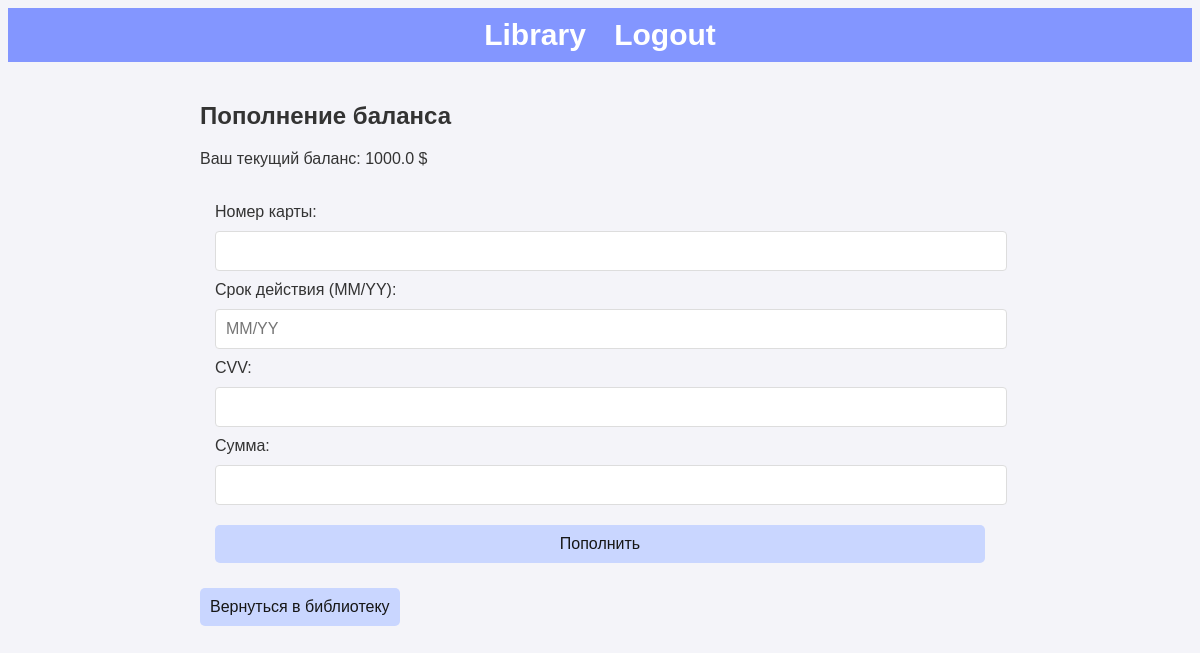
Before: /topup_balance (signed in) with the older database file.
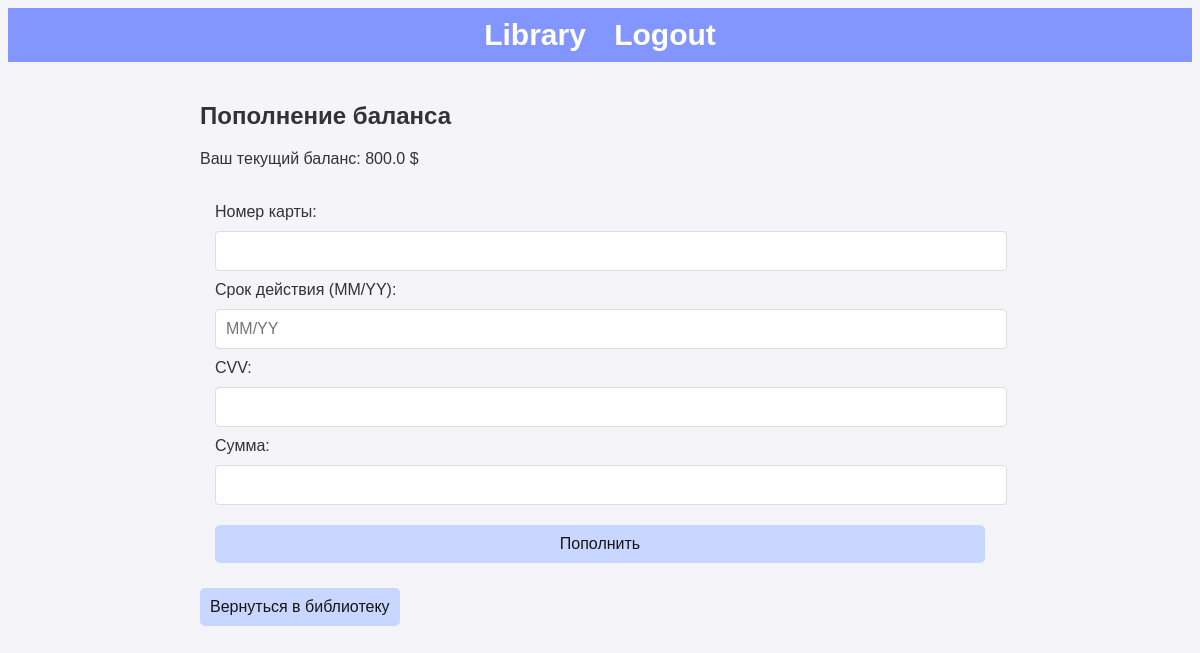
After: the same page with the newer database file.
### app.py (models this page shows)
class User(UserMixin, db.Model):
    __table_args__ = {'extend_existing': True}  # Добавляем extend_existing
    id = db.Column(db.Integer, primary_key=True)
    username = db.Column(db.String(150), unique=True, nullable=False)
    password = db.Column(db.String(150), nullable=False)
    balance = db.Column(db.Float, default=1000)  # Начальный баланс пользователя

### app.py (the view, shortened to what this page needs)
@app.route('/topup_balance', methods=['GET', 'POST'])
@login_required
def topup_balance():
    return render_template('topup_balance.html')

### app.py (called while the page is built)
@login_manager.user_loader
def load_user(user_id):
    return User.query.get(int(user_id))

### templates/topup_balance.html
{% extends "base.html" %}
{% block content %}
<h2>Пополнение баланса</h2>
<p>Ваш текущий баланс: {{ current_user.balance }} $</p>
<form action="{{ url_for('topup_balance') }}" method="post">
    <div>
        <label for="card_number">Номер карты:</label>
        <input type="text" id="card_number" name="card_number" maxlength="16" required>
    </div>
    <div>
        <label for="expiry_date">Срок действия (MM/YY):</label>
        <input type="text" id="expiry_date" name="expiry_date" maxlength="5" placeholder="MM/YY" required>
    </div>
    <div>
        <label for="cvv">CVV:</label>
        <input type="password" id="cvv" name="cvv" maxlength="3" required>
    </div>
    <div>
        <label for="amount">Сумма:</label>
        <input type="number" id="amount" name="amount" step="0.01" min="0.01" required>
    </div>
    <button class="button1" type="submit">Пополнить</button>
</form>
<a class="button1" href="{{ url_for('library') }}">Вернуться в библиотеку</a>
{% endblock %}

Changed rows visible on the page:
changed User: balance "1000.0" → "800.0"
